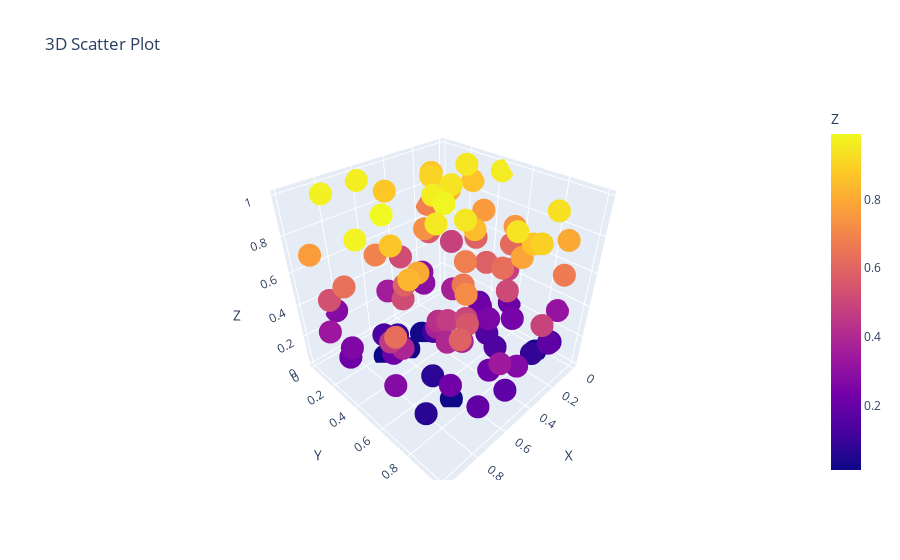

Notebook code cell kept with this figure:
### Code cell
# random seed for reproducibility
np.random.seed(0)
n_points = 100
x = np.random.rand(n_points)
y = np.random.rand(n_points)
z = np.random.rand(n_points)

# DataFrame
df = pd.DataFrame({'X': x, 'Y': y, 'Z': z})

# Assign a color based on the Z values
color_column = df['Z']

# 3D scatter plot with a colormap
fig = px.scatter_3d(df, x='X', y='Y', z='Z', color=color_column, title='3D Scatter Plot')
fig.show()
